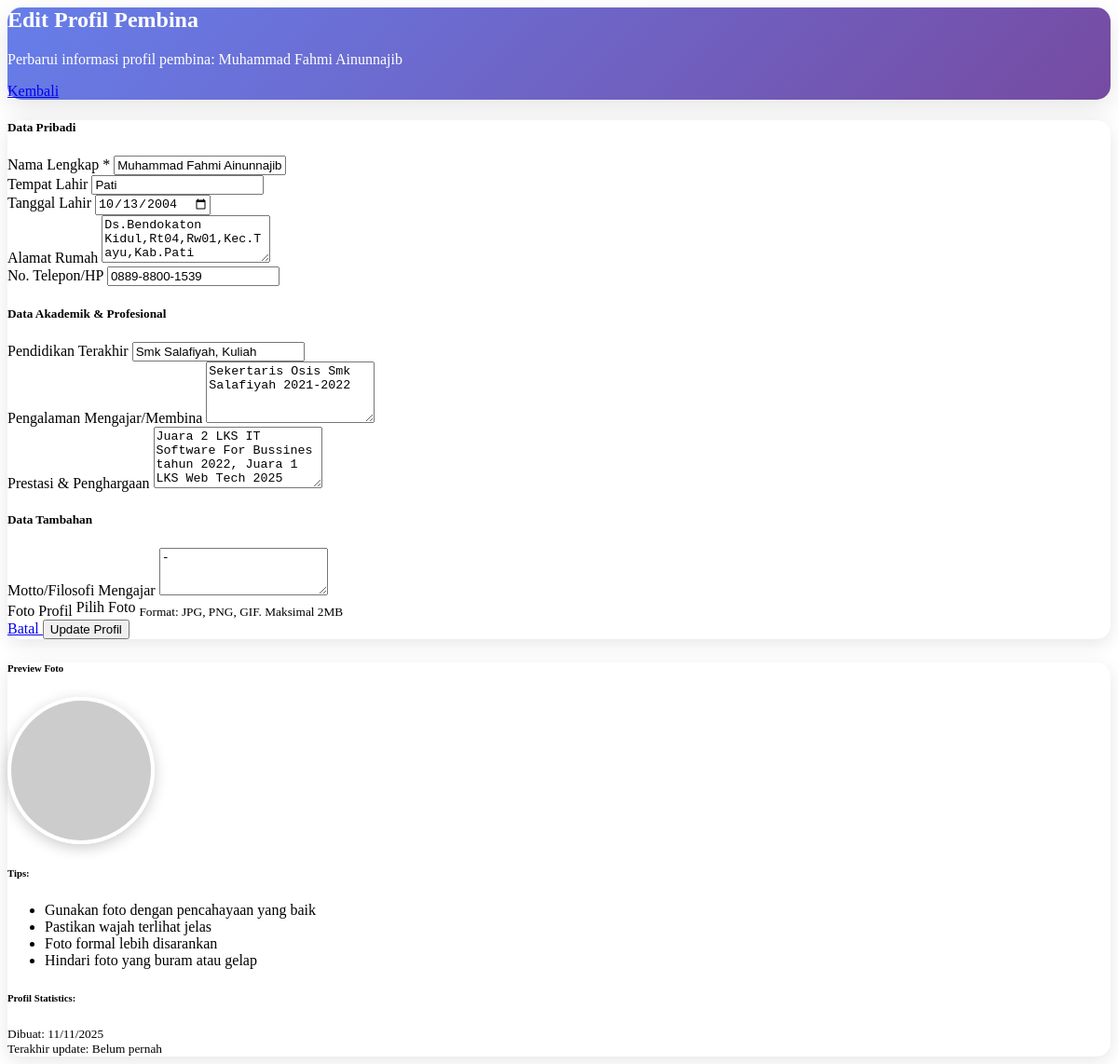
/sistemprofil_pembina.php?page=sistemprofil_pembina&edit=Muhammad+Fahmi+Ainunnajib (signed in), run on the app's committed database.
### tables this page shows
CREATE TABLE `profil_pembina` (
  `id` int(11) NOT NULL,
  `nama_pembina` varchar(100) NOT NULL,
  `tanggal_lahir` date DEFAULT NULL,
  `tempat_lahir` varchar(100) DEFAULT NULL,
  `alamat` text DEFAULT NULL,
  `no_telp` varchar(20) DEFAULT NULL,
  `email` varchar(100) DEFAULT NULL,
  `pendidikan` varchar(200) DEFAULT NULL,
  `pengalaman` text DEFAULT NULL,
  `prestasi` text DEFAULT NULL,
  `bidang_keahlian` varchar(200) DEFAULT NULL,
  `pengalaman_mengajar` varchar(50) DEFAULT NULL,
  `ekstrakurikuler_diampu` varchar(200) DEFAULT NULL,
  `motto` text DEFAULT NULL,
  `foto` varchar(255) DEFAULT NULL,
  `created_at` timestamp NOT NULL DEFAULT current_timestamp(),
  `updated_at` timestamp NULL DEFAULT NULL ON UPDATE current_timestamp()
);

### profil_pembina_edit.php (the view, shortened to what this page needs)
<?php
$nama_pembina_edit = mysqli_real_escape_string($koneksi, $_GET['edit']);
$check_query = mysqli_query($koneksi, "SELECT * FROM profil_pembina WHERE nama_pembina = '$nama_pembina_edit'");
$existing_data = mysqli_fetch_array($check_query);
$is_edit = ($existing_data) ? true : false;
?>
<div class="container-fluid py-4">
    <div class="row mb-4">
        <div class="col-12">
            <div class="profile-card p-4">
                <div class="row align-items-center">
                    <div class="col-md-8">
                        <h2 class="mb-0">
                            <?= $is_edit ? 'Edit Profil Pembina' : 'Buat Profil Pembina' ?>
                        </h2>
                        <p class="mb-0 opacity-75">
                            <?php if ($is_edit): ?>
                                Perbarui informasi profil pembina: <?= htmlspecialchars($nama_pembina_edit) ?>
                            <?php else: ?>
                                Buat profil baru untuk: <?= htmlspecialchars($nama_pembina_edit) ?>
                            <?php endif; ?>
                        </p>
                    </div>
                    <div class="col-md-4 text-end">
                        <a href="?page=sistemprofil_pembina" class="btn btn-light">
                            <i class="fas fa-arrow-left"></i> Kembali
                        </a>
                    </div>
                </div>
            </div>
        </div>
    </div>
    <div class="row">
        <div class="col-lg-8">
            <div class="form-container p-4">
                <form method="POST" enctype="multipart/form-data">
                    <div class="mb-4">
                        <h5 class="border-bottom pb-2 mb-3">
                            <i class="fas fa-user text-primary"></i> Data Pribadi
                        </h5>
                        <div class="row">
                            <div class="col-md-6 mb-3">
                                <label class="form-label">Nama Lengkap <span class="text-danger">*</span></label>
                                <input type="text" class="form-control" name="nama_pembina"
                                       value="<?= $is_edit ? htmlspecialchars($existing_data['nama_pembina']) : $nama_pembina_edit ?>"
                                       <?= $is_pembina ? 'readonly' : '' ?> required>
                            </div>
                            <div class="col-md-3 mb-3">
                                <label class="form-label">Tempat Lahir</label>
                                <input type="text" class="form-control" name="tempat_lahir"
                                       value="<?= $is_edit ? htmlspecialchars($existing_data['tempat_lahir']) : '' ?>" placeholder="Jakarta">
                            </div>
                            <div class="col-md-3 mb-3">
                                <label class="form-label">Tanggal Lahir</label>
                                <input type="date" class="form-control" name="tanggal_lahir"
                                       value="<?= $is_edit ? $existing_data['tanggal_lahir'] : '' ?>">
                            </div>
                        </div>
                        <div class="mb-3">
                            <label class="form-label">Alamat Rumah</label>
                            <textarea class="form-control" name="alamat" rows="3"
                                      placeholder="Masukkan alamat lengkap"><?= $is_edit ? htmlspecialchars($existing_data['alamat']) : '' ?></textarea>
                        </div>
                        <div class="mb-3">
                            <label class="form-label">No. Telepon/HP</label>
                            <input type="tel" class="form-control" name="no_telp"
                                   value="<?= $is_edit ? htmlspecialchars($existing_data['no_telp']) : '' ?>"
                                   placeholder="08123456789">
                        </div>
                    </div>
                    <div class="mb-4">
                        <h5 class="border-bottom pb-2 mb-3">
                            <i class="fas fa-graduation-cap text-success"></i> Data Akademik & Profesional
                        </h5>
                        <div class="mb-3">
                            <label class="form-label">Pendidikan Terakhir</label>
                            <input type="text" class="form-control" name="pendidikan"
                                   value="<?= $is_edit ? htmlspecialchars($existing_data['pendidikan']) : '' ?>"
                                   placeholder="S1 Pendidikan Olahraga - Universitas ABC">
                        </div>
                        <div class="mb-3">
                            <label class="form-label">Pengalaman Mengajar/Membina</label>
                            <textarea class="form-control" name="pengalaman" rows="4"
                                      placeholder="Deskripsikan pengalaman Anda dalam mengajar atau membina ekstrakurikuler"><?= $is_edit ? htmlspecialchars($existing_data['pengalaman']) : '' ?></textarea>
                        </div>
                        <div class="mb-3">
                            <label class="form-label">Prestasi & Penghargaan</label>
                            <textarea class="form-control" name="prestasi" rows="4"
                                      placeholder="Tuliskan prestasi, sertifikat, atau penghargaan yang pernah diraih"><?= $is_edit ? htmlspecialchars($existing_data['prestasi']) : '' ?></textarea>
                        </div>
                    </div>
                    <div class="mb-4">
                        <h5 class="border-bottom pb-2 mb-3">
                            <i class="fas fa-heart text-danger"></i> Data Tambahan
                        </h5>
                        <div class="mb-3">
                            <label class="form-label">Motto/Filosofi Mengajar</label>
                            <textarea class="form-control" name="motto" rows="3"
                                      placeholder="Tuliskan motto atau filosofi Anda dalam mengajar dan membina siswa"><?= $is_edit ? htmlspecialchars($existing_data['motto']) : '' ?></textarea>
                        </div>
                        <div class="mb-3">
                            <label class="form-label">Foto Profil</label>
                            <div class="upload-btn">
                                <label for="foto" class="btn btn-outline-primary">
                                    <i class="fas fa-camera"></i> Pilih Foto
                                </label>
                            </div>
                            <small class="text-muted d-block mt-1">Format: JPG, PNG, GIF. Maksimal 2MB</small>
                        </div>
                    </div>
                    <div class="d-grid gap-2 d-md-flex justify-content-md-end">
                        <a href="?page=sistemprofil_pembina" class="btn btn-secondary">
                            <i class="fas fa-times"></i> Batal
                        </a>
                        <button type="submit" class="btn btn-primary">
                            <i class="fas fa-save"></i> <?= $is_edit ? 'Update Profil' : 'Simpan Profil' ?>
                        </button>
                    </div>
                </form>
            </div>
        </div>
        <div class="col-lg-4">
            <div class="form-container p-4">
                <h6 class="mb-3"><i class="fas fa-eye text-info"></i> Preview Foto</h6>
                <div class="text-center mb-3">
                    <?php if ($is_edit && !empty($existing_data['foto'])): ?>
                        <img src="uploads/pembina/<?= $existing_data['foto'] ?>"
                             alt="Foto Profil" class="photo-preview" id="imagePreview">
                    <?php else: ?>
                        <img src="https://ui-avatars.com/api/?name=<?= urlencode($nama_pembina_edit) ?>&size=150&background=667eea&color=fff&bold=true"
                             alt="Preview" class="photo-preview" id="imagePreview">
                    <?php endif; ?>
                </div>
                <div class="mt-4">
                    <h6><i class="fas fa-lightbulb text-warning"></i> Tips:</h6>
                    <ul class="small text-muted">
                        <li>Gunakan foto dengan pencahayaan yang baik</li>
                        <li>Pastikan wajah terlihat jelas</li>
                        <li>Foto formal lebih disarankan</li>
                        <li>Hindari foto yang buram atau gelap</li>
                    </ul>
                </div>
                <?php if ($is_edit): ?>
                <div class="mt-4 p-3 bg-light rounded">
                    <h6>Profil Statistics:</h6>
                    <small class="text-muted">
                        <i class="fas fa-calendar"></i> Dibuat: <?= date('d/m/Y', strtotime($existing_data['created_at'])) ?>
                    </small><br>
                    <small class="text-muted">
                        <i class="fas fa-edit"></i> Terakhir update:
                        <?= isset($existing_data['updated_at']) && $existing_data['updated_at'] ? date('d/m/Y', strtotime($existing_data['updated_at'])) : 'Belum pernah' ?>
                    </small>
                </div>
                <?php endif; ?>
            </div>
        </div>
    </div>
</div>

### profil_pembina_edit.php (style rules this page uses)
.profile-card { border-radius: 15px; box-shadow: 0 10px 30px rgba(0,0,0,0.1); background: linear-gradient(135deg, #667eea 0%, #764ba2 100%); color: white; }
.form-container { background: white; border-radius: 15px; box-shadow: 0 5px 20px rgba(0,0,0,0.1); }
.photo-preview { width: 150px; height: 150px; border-radius: 50%; object-fit: cover; border: 4px solid #fff; box-shadow: 0 4px 15px rgba(0,0,0,0.2); }
.upload-btn { position: relative; overflow: hidden; display: inline-block; }

### data on the page
profil_pembina: nama_pembina "Muhammad Fahmi Ainunnajib", tempat_lahir "Pati", tanggal_lahir "10/13/2004", alamat "Ds.Bendokaton Kidul,Rt04,Rw01,Kec.Tayu,Kab.Pati", no_telp "0889-8800-1539", pendidikan "Smk Salafiyah, Kuliah", pengalaman "Sekertaris Osis Smk Salafiyah 2021-2022", prestasi "Juara 2 LKS IT Software For Bussines tahun 2022, Juara 1 LKS Web Tech 2025", motto "-", created_at "11/11/2025"

### other printed values
$nama_pembina_edit "Muhammad Fahmi Ainunnajib"
